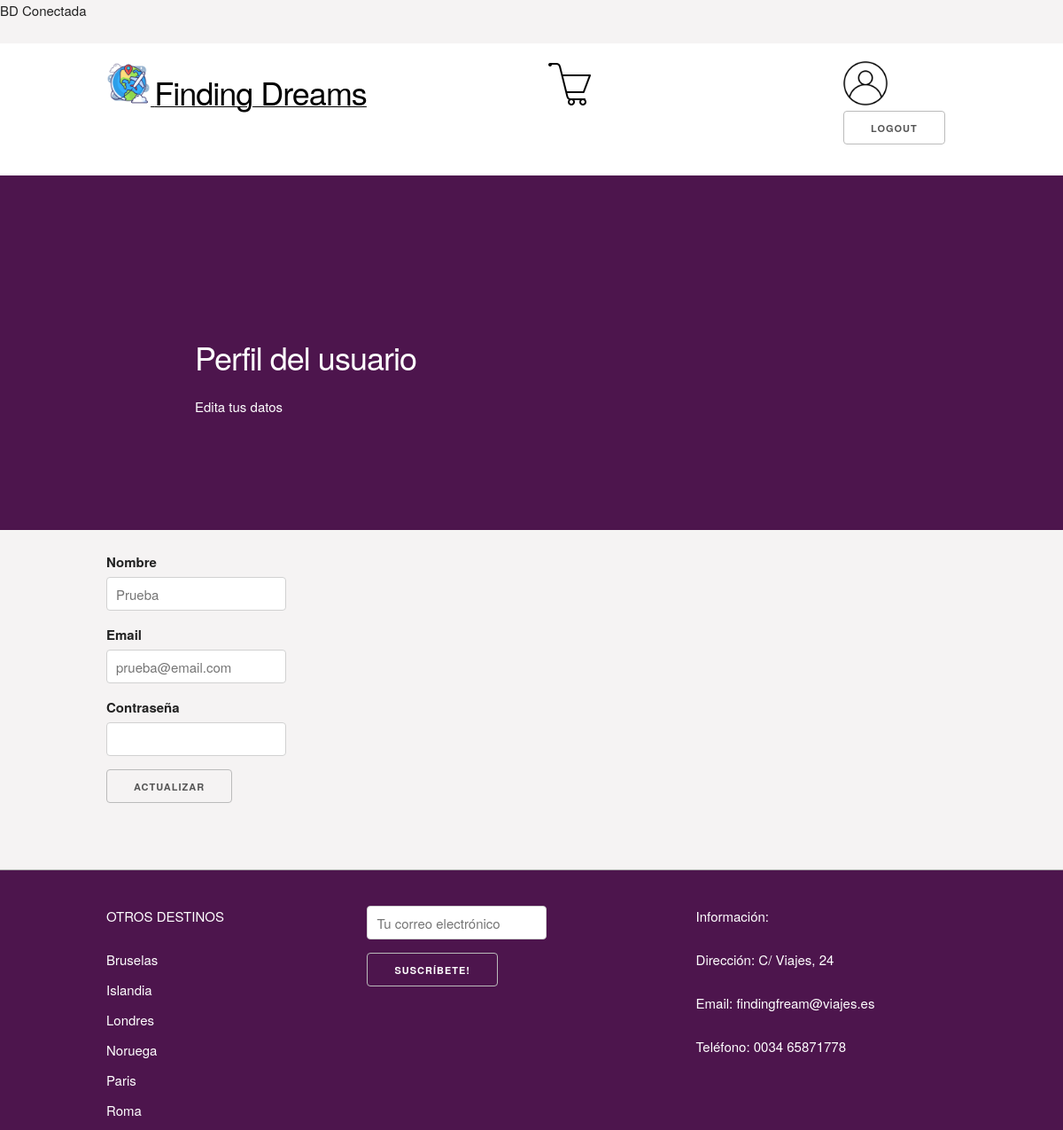
The page /perfil.php (signed in) on the database its author committed.
### tables this page shows
CREATE TABLE `users` (
  `id` int(11) NOT NULL,
  `nombre` varchar(100) DEFAULT NULL,
  `email` varchar(200) NOT NULL,
  `pass` varchar(200) NOT NULL
);

CREATE TABLE `destinos` (
  `id` int(11) NOT NULL,
  `nombre` varchar(255) NOT NULL,
  `descripcion` text DEFAULT NULL,
  `precio` int(11) DEFAULT NULL
);

### controladores/user.php (called while the page is built, shortened)
<?php
function getUsuario($conn){
    try {
        $query = "SELECT * FROM users WHERE id = :id";
        $statement = $conn->prepare($query);
        $statement->bindParam(':id', $_SESSION['id'], PDO::PARAM_INT);
        $statement->execute();
        $usuario = $statement->fetch(PDO::FETCH_ASSOC);
        return $usuario;
    } catch (PDOException $e) {
        exit;
    }
}

### controladores/destinos.php (called while the page is built, shortened)
<?php
function mostrarDestinos($conn)
{
    try {
        $query = "SELECT d.*,
        CASE WHEN f.id_usuario IS NOT NULL THEN 1 ELSE 0 END AS es_favorito
      FROM destinos d
      LEFT JOIN favoritos f ON d.id = f.id_destino AND f.id_usuario = :id_usuario";
        $statement = $conn->prepare($query);
        $statement->bindParam(':id_usuario', $_SESSION['id'], PDO::PARAM_INT);
        $statement->execute();
        $destinos = $statement->fetchAll(PDO::FETCH_ASSOC);
        return $destinos;
    } catch (PDOException $e) {
        exit;
    }
}

### perfil.php (the view, shortened to what this page needs)
<?php include 'layout/header.php' ?>
<div id="hero" style="display: flex; justify-content: center; align-items: center; height: 50vh;">
    <div class="container">
        <div class="row">
            <div class="col-lg-12 col-md-12 col-sm-12 py-3 text-center">
                <div class="contenido-hero">
                    <h3 style="color:white">Perfil del usuario</h3>
                    <p style="color:white">Edita tus datos</p>
                </div>
            </div>
            </div>
    </div>
</div>
<div class="container">
    <div class="row">
        <div class="col-lg-12 col-md-12 col-sm-12 py-3 d-flex justify-content-center">
            <?php
            $usuario = getUsuario($conn);
            echo '
            <form class="col-lg-4 col-md-4 col-sm-4 py-4 justify-content-center" method="POST" action="">
                <div class="mb-3">
                    <label for="name" class="form-label">Nombre</label>
                    <input type="text" placeholder="' . $usuario['nombre'] . '"  class="form-control" name="nombre" autocomplete="nombre">
                </div>
                <div class="mb-3">
                    <label for="email" class="form-label">Email</label>
                    <input type="email" placeholder="' . $usuario['email'] . '" class="form-control" name="email" autocomplete="username">
                </div>
                <div class="mb-3">
                    <label for="password" class="form-label">Contraseña</label>
                    <input type="password" class="form-control" name="pass" autocomplete="current-password">
                </div>
                <button type="submit" class="btn btn-primary" name="actualizarPerfil">Actualizar</button>
            </form>
            ';
            ?>
        </div>
    </div>
</div>
<?php include 'layout/footer.php' ?>

### layout/footer.php (shortened to what this page needs)
<footer id="footer" class="footer">
    <div class="container">
        <div class="row">
            <div class="four columns">
                <p style="color:white">OTROS DESTINOS</p>
                <nav id="principal" class="menu">
                    <?php
                    $destinos = mostrarDestinos($conn);
                    foreach ($destinos as $destino) {
                        echo '
                        <a class="enlace" href="detalle-viaje.php?id=' . $destino['id'] . '" style="color:white">' . $destino['nombre'] . '</a>
                        ';
                    }
                    ?>
                </nav>
            </div>
            <div class="four columns u-pull-right">
                <div id="secundaria" class="menu">
                    <p style="color:white">Información:</p>
                    <p class="enlace" href="#" style="color:white">Dirección: C/ Viajes, 24</p>
                    <p class="enlace" href="#" style="color:white">Email: findingfream@viajes.es</p>
                    <p class="enlace" href="#" style="color:white">Teléfono: 0034 65871778</p>
                </div>
            </div>
            <form id="formSuscripcion" action="/controladores/suscripcion.php" method="post">
                <input type="email" name="email" placeholder="Tu correo electrónico" required>
                <button type="submit" style="color:white" title="Subscríbete a nuestra news letter">Suscríbete!</button>
            </form>
        </div>
    </div>
</footer>
</body>
</html>

### css/skeleton.css (style rules this page uses)
.container { position: relative; width: 100%; max-width: 960px; margin: 0 auto; padding: 0 20px; box-sizing: border-box; }
.column, .columns { width: 100%; float: left; box-sizing: border-box; }
@media (min-width: 400px) { .container { width: 85%; padding: 0; } }
@media (min-width: 550px) { .container { width: 80%; } }
@media (min-width: 550px) { .column, .columns { margin-left: 4%; } }
@media (min-width: 550px) { .column:first-child, .columns:first-child { margin-left: 0; } }
@media (min-width: 550px) { .four.columns { width: 30.6666666667%; } }
html { font-size: 62.5%; }
body { font-size: 1.5em; line-height: 1.6; font-weight: 400; font-family: "Raleway", "HelveticaNeue", "Helvetica Neue", Helvetica, Arial, sans-serif; color: #222; }
h1, h2, h3, h4, h5, h6 { margin-top: 0; margin-bottom: 2rem; font-weight: 300; }
h3 { font-size: 3.0rem; line-height: 1.3; letter-spacing: -.1rem; }
@media (min-width: 550px) { h3 { font-size: 3.6rem; } }
p { margin-top: 0; }
a { color: black; }
.button, button, input[type="submit"], input[type="reset"], input[type="button"] { display: inline-block; height: 38px; padding: 0 30px; color: #555; text-align: center; font-size: 11px; font-weight: 600; line-height: 38px; letter-spacing: .1rem; text-transform: uppercase; text-decoration: none; white-space: nowrap; background-color: transparent; border-radius: 4px; border: 1px solid #bbb; cursor: pointer; box-sizing: border-box; }
input[type="email"], input[type="number"], input[type="search"], input[type="text"], input[type="tel"], input[type="url"], input[type="password"], textarea, select { height: 38px; padding: 6px 10px; background-color: #fff; border: 1px solid #D1D1D1; border-radius: 4px; box-shadow: none; box-sizing: border-box; }
input[type="email"], input[type="number"], input[type="search"], input[type="text"], input[type="tel"], input[type="url"], input[type="password"], textarea { -webkit-appearance: none; -moz-appearance: none; appearance: none; }
label, legend { display: block; margin-bottom: .5rem; font-weight: 600; }
button, .button { margin-bottom: 1rem; }
input, textarea, select, fieldset { margin-bottom: 1.5rem; }
pre, blockquote, dl, figure, table, p, ul, ol, form { margin-bottom: 2.5rem; }
.u-pull-right { float: right; }
.container:after, .row:after, .u-cf { content: ""; display: table; clear: both; }

### css/custom.css (style rules this page uses)
html { font-size: 62.5%; scroll-behavior: smooth; }
body { background-color: #f5f3f3; }
#hero { background-color: rgb(77, 21, 77); height: 375px; background-position: center -320px; }
.contenido-hero { margin-top: 80px; color: black; margin-left: 100px; }
.footer { background-color: rgb(77, 21, 77); margin-top: 40px; border-top: 1px solid #aaa; padding-top: 40px; }
.footer .menu a { display: block; margin-bottom: 10px; text-decoration: none; }

### rows shown on the page
users: nombre "Prueba", email "prueba@email.com"
destinos: nombre "Bruselas"
destinos: nombre "Islandia"
destinos: nombre "Londres"
destinos: nombre "Noruega"
destinos: nombre "Paris"
destinos: nombre "Roma"
